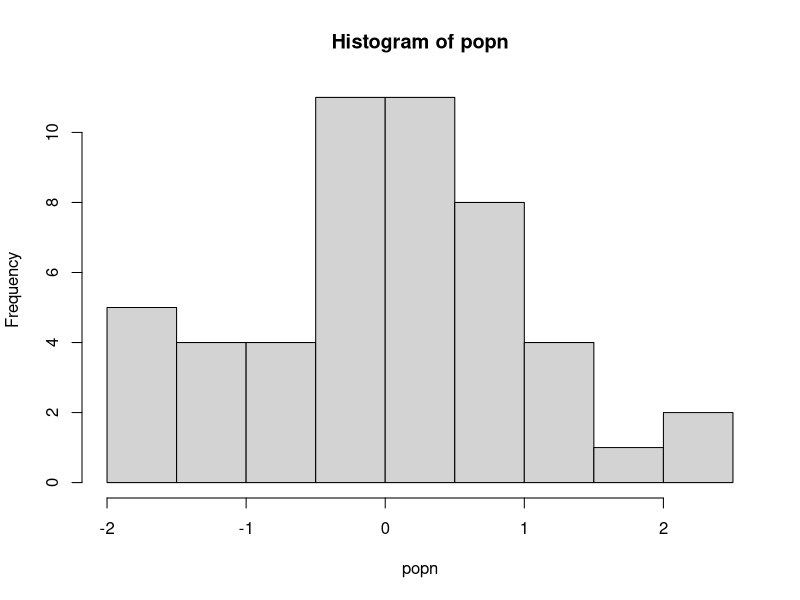

This chart was generated by the following R code:
## Writing the function

doit <- function(x) {
    temp_x <- sample(x, replace = TRUE)
    if( length( unique(temp_x)) > 30) { # only take mean if sample was sufficient
        print( paste("Mean of this sample was:", as.character(mean(temp_x))))
    }
    else {
        stop("Couldn't calculate mean: too few unique values!")
    }
}

## Generate a population

popn <- rnorm(50)
hist(popn)

## Running the function using lapply

result <- lapply(1:15, function(i) try(doit(popn), FALSE))
# lapply must include try attribute if stop() has been used

## Inspecting the result object

class(result)
result

## Alternatively using a loop to manually store the results

result <- vector("list", 15) # Preallocate / Initialize
for (i in 1:15) {
    result[[i]] <- try(doit(popn), FALSE)
}